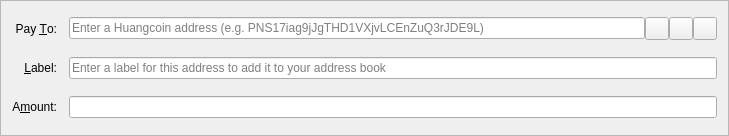
<?xml version="1.0" encoding="UTF-8"?>
<ui version="4.0">
 <class>SendCoinsEntry</class>
 <widget class="QFrame" name="SendCoinsEntry">
  <property name="geometry">
   <rect>
    <x>0</x>
    <y>0</y>
    <width>729</width>
    <height>136</height>
   </rect>
  </property>
  <property name="windowTitle">
   <string>Form</string>
  </property>
  <property name="frameShape">
   <enum>QFrame::StyledPanel</enum>
  </property>
  <property name="frameShadow">
   <enum>QFrame::Sunken</enum>
  </property>
  <layout class="QGridLayout" name="gridLayout">
   <property name="spacing">
    <number>12</number>
   </property>
   <item row="5" column="0">
    <widget class="QLabel" name="label">
     <property name="text">
      <string>A&amp;mount:</string>
     </property>
     <property name="alignment">
      <set>Qt::AlignRight|Qt::AlignTrailing|Qt::AlignVCenter</set>
     </property>
     <property name="buddy">
      <cstring>payAmount</cstring>
     </property>
    </widget>
   </item>
   <item row="3" column="0">
    <widget class="QLabel" name="label_2">
     <property name="text">
      <string>Pay &amp;To:</string>
     </property>
     <property name="alignment">
      <set>Qt::AlignRight|Qt::AlignTrailing|Qt::AlignVCenter</set>
     </property>
     <property name="buddy">
      <cstring>payTo</cstring>
     </property>
    </widget>
   </item>
   <item row="5" column="1">
    <widget class="BitcoinAmountField" name="payAmount"/>
   </item>
   <item row="4" column="1">
    <layout class="QHBoxLayout" name="horizontalLayout_2">
     <property name="spacing">
      <number>0</number>
     </property>
     <item>
      <widget class="QValidatedLineEdit" name="addAsLabel">
       <property name="enabled">
        <bool>true</bool>
       </property>
       <property name="toolTip">
        <string>Enter a label for this address to add it to your address book</string>
       </property>
       <property name="placeholderText">
        <string>Enter a label for this address to add it to your address book</string>
       </property>
      </widget>
     </item>
    </layout>
   </item>
   <item row="4" column="0">
    <widget class="QLabel" name="label_4">
     <property name="text">
      <string>&amp;Label:</string>
     </property>
     <property name="alignment">
      <set>Qt::AlignRight|Qt::AlignTrailing|Qt::AlignVCenter</set>
     </property>
     <property name="buddy">
      <cstring>addAsLabel</cstring>
     </property>
    </widget>
   </item>
   <item row="3" column="1">
    <layout class="QHBoxLayout" name="payToLayout">
     <property name="spacing">
      <number>0</number>
     </property>
     <item>
      <widget class="QValidatedLineEdit" name="payTo">
       <property name="toolTip">
        <string>The address to send the payment to</string>
       </property>
       <property name="maxLength">
        <number>34</number>
       </property>
       <property name="placeholderText">
        <string>Enter a Huangcoin address (e.g. PNS17iag9jJgTHD1VXjvLCEnZuQ3rJDE9L)</string>
       </property>
      </widget>
     </item>
     <item>
      <widget class="QToolButton" name="addressBookButton">
       <property name="toolTip">
        <string>Choose address from address book</string>
       </property>
       <property name="text">
        <string/>
       </property>
       <property name="icon">
        <iconset resource="../bitcoin.qrc">
         <normaloff>:/icons/address-book</normaloff>:/icons/address-book</iconset>
       </property>
       <property name="shortcut">
        <string>Alt+A</string>
       </property>
      </widget>
     </item>
     <item>
      <widget class="QToolButton" name="pasteButton">
       <property name="toolTip">
        <string>Paste address from clipboard</string>
       </property>
       <property name="text">
        <string/>
       </property>
       <property name="icon">
        <iconset resource="../bitcoin.qrc">
         <normaloff>:/icons/editpaste</normaloff>:/icons/editpaste</iconset>
       </property>
       <property name="shortcut">
        <string>Alt+P</string>
       </property>
      </widget>
     </item>
     <item>
      <widget class="QToolButton" name="deleteButton">
       <property name="toolTip">
        <string>Remove this recipient</string>
       </property>
       <property name="text">
        <string/>
       </property>
       <property name="icon">
        <iconset resource="../bitcoin.qrc">
         <normaloff>:/icons/remove</normaloff>:/icons/remove</iconset>
       </property>
      </widget>
     </item>
    </layout>
   </item>
  </layout>
 </widget>
 <customwidgets>
  <customwidget>
   <class>BitcoinAmountField</class>
   <extends>QLineEdit</extends>
   <header>bitcoinamountfield.h</header>
   <container>1</container>
  </customwidget>
  <customwidget>
   <class>QValidatedLineEdit</class>
   <extends>QLineEdit</extends>
   <header>qvalidatedlineedit.h</header>
  </customwidget>
 </customwidgets>
 <resources>
  <include location="../bitcoin.qrc"/>
 </resources>
 <connections/>
</ui>
